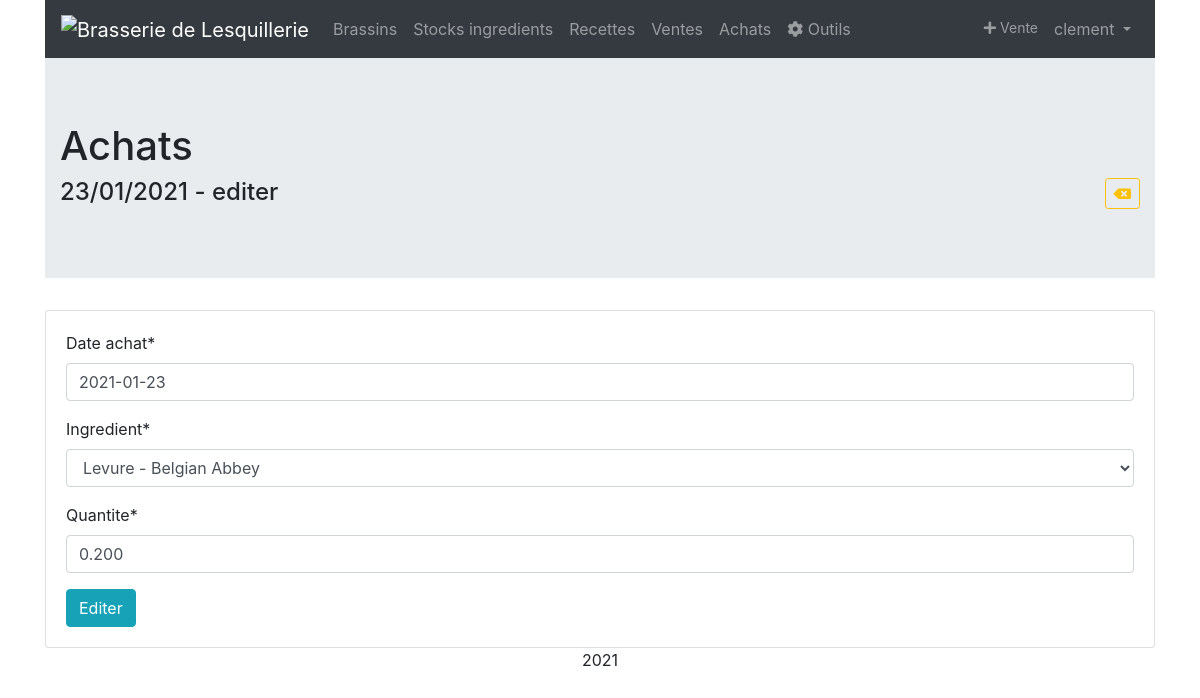
Screenshot of /brasserie/achats/66/editer/ (signed in) with the database file from the repository.
### brassin/models.py (models this page shows, shortened)
class Achat(models.Model):
    ACHAT_TYPE = [('Fonctionnement','Fonctionnement'),('MAJ','MAJ'),]
    type_achat = models.CharField(null=True,max_length=30,choices=ACHAT_TYPE,default='Fonctionnement')
    date_achat = models.DateField(null=True)
    ingredient = models.ForeignKey(Ingredient, on_delete=models.SET_NULL,null=True)
    quantite = models.DecimalField(null=True,max_digits=6,decimal_places=3)
    class Meta:
        verbose_name = "Achat"
        ordering = ['date_achat']

### brassin/views.py (the view)
# urls.py: path('achats/<int:pk>/editer/', views.AchatUpdate.as_view(), name='achat_update'),
class AchatUpdate(PermissionRequiredMixin,LoginRequiredMixin,UpdateView):
	model = Achat
	template_name = 'brassin/achat_update_form.html'
	form_class = AchatForm
	permission_required = 'achat.change_choice'
	success_url = reverse_lazy('achats_list')

### brassin/forms.py
class AchatForm(forms.ModelForm):
	class Meta:
		model = Achat
		fields = '__all__'
		widgets = {
			'date_achat': DatePickerInput(format='%d/%m/%Y'),}

### brassin/models.py (called while the page is built)
	def __str__(self):
		return self.type_ingredient + " - " + self.variete

### brassin/templates/brassin/achat_update_form.html (shortened to what this page needs)
{% extends 'base.html' %}
{% load static %}
{% block content %}
{% load crispy_forms_tags %}
<div class="jumbotron jumbotron-fluid">
  <div class="container">
    <h1 class="page-header">Achats</h1>
    <h4>{{ achat.date_achat }} - editer<a class="btn btn-outline-warning btn-sm float-right" href="{% url 'achats_list' %}"><i class="fas fa-backspace"></i></a></h4>
  </div>
</div>
<div class="card h-100">
  <div class="card-body">
    <form action="" method="post">
      {{ form.date_achat|as_crispy_field }}
      {{ form.ingredient|as_crispy_field }}
      {{ form.quantite|as_crispy_field }}
      <button type="submit" class="btn btn-info">Editer</button>
    </form>
  </div>
</div>
{% endblock %}

### templates/base.html (shortened to what this page needs)
{% load static %}
<!DOCTYPE html>
<html lang="fr">
  <head>
    <link rel="stylesheet" href="https://use.fontawesome.com/releases/v5.7.0/css/all.css">
    <link rel="stylesheet" href="https://maxcdn.bootstrapcdn.com/bootstrap/4.0.0/css/bootstrap.min.css">
    <link rel="stylesheet" type="text/css" href="https://cdn.datatables.net/1.10.24/css/dataTables.bootstrap4.min.css"/>
  </head>
  <body>
    <div class="container">
      <nav class="navbar navbar-expand-sm bg-dark navbar-dark sticky-top bg-faded">
        <a class="navbar-brand" href="{% url 'home' %}"><img src="" alt="{{ user.profile.brasserie }}" href="{% url 'home' %}"></a>
        <div class="collapse navbar-collapse" id="collapsibleNavbar">
          <ul class="navbar-nav">
            <li class="nav-item">
              <a class="nav-link" href="{% url 'brassin_list' %}">Brassins</a>
            </li>
            <li class="nav-item">
              <a class="nav-link" href="{% url 'ingredients_list' %}">Stocks ingredients</a>
            </li>
            <li class="nav-item">
              <a class="nav-link" href="{% url 'recettes_list' %}">Recettes</a>
            </li>
            <li class="nav-item">
              <a class="nav-link" href="{% url 'ventes_list' %}">Ventes</a>
            </li>
            <li class="nav-item">
              <a class="nav-link" href="{% url 'achats_list' %}">Achats</a>
            </li>
            <li class="nav-item">
              <a class="nav-link" href="{% url 'outils' %}"><i class="fa fa-cog" aria-hidden="true"></i>   Outils</a>
            </li>
          </ul>
          <ul class="navbar-nav ml-auto">
            <li class="nav-item">
              <a class="nav-link btn-outline-info btn-sm" href="{% url 'vente_create' %}"><i class="fas fa-plus"></i>  Vente</a>
            </li>
            <li class="nav-item dropdown">
              <a class="nav-link dropdown-toggle" href="#" id="navbardrop" data-toggle="dropdown">
                {% if user.is_authenticated %}
                  {{ user.get_username }}
                {% endif %}
              </a>
            </li>
          </ul>
        </div>
      </nav>
      {% block content %}
      {% endblock %}
      <footer class="container-fluid bg-4 text-center">
          <p>2021</p>
      </footer>
    </div>
  </body>
</html>

### rows the page displays
Achat: date_achat "23/01/2021", date_achat "2021-01-23", ingredient "Levure - Belgian Abbey", quantite "0.200"

### other values shown
{{ user.get_username }} "clement"
